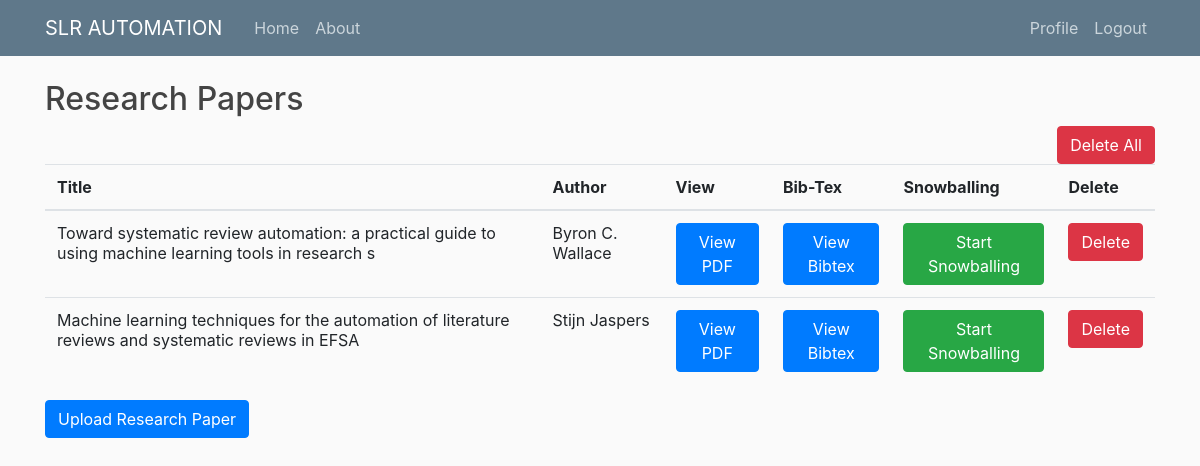
/journals_history/ (signed in), run on the app's committed database.
### users/models.py (models this page shows, shortened)
class Papers(models.Model):
    id = models.AutoField(primary_key=True)
    title = models.CharField(max_length=100)
    author = models.CharField(max_length=100)
    pdf = models.FileField(upload_to='documents/')
    uploaded_at = models.DateTimeField(auto_now_add=True)
    user = models.ForeignKey(User, on_delete=models.CASCADE, null=True)
    start_year = models.CharField(blank=True,max_length=100)
    end_year = models.CharField(max_length=100, blank=True)

### users/views.py (the view)
# urls.py: path('journals_history/', user_views.journal_history, name='journal_history'),
def journal_history(request):
    print("hello world")
    journals = Papers.objects.filter(user=request.user).order_by('-uploaded_at')
    return render(request, 'users/journal_history.html', {'journals': journals})

### users/templates/users/journal_history.html
{% extends "blog/base.html" %}
{% load crispy_forms_tags %}
{% block content %}
    <h2>Research Papers</h2>
        <a href="/journals_delete" class="btn btn-danger pull-right">Delete All</a>
    <table class="table">
        <thead>
            <tr>
                <th>Title</th>
                <th>Author</th>
                <th>View</th>
                <th>Bib-Tex</th>
                <th>Snowballing</th>
                <th>Delete</th>
            </tr>
        </thead>
        <tbody>
                {% for journal in journals %}
                <tr>
                    <td>{{ journal.title}}</td>
                    <td>{{journal.author}}</td>
                    <td>
                        <a href="{{journal.pdf.url}}" class="btn btn-primary btn sm" target="_blank">
                            View PDF
                        </a>
                    </td>
                     <td>
                        <a href="/bib-tex/{{journal.id}}" class="btn btn-primary btn sm" target="_blank">
                            View Bibtex
                        </a>
                    </td>
                    <td>
                        <a href="/snowballing/{{journal.id}}" class="btn btn-success btn sm" target="_blank">
                           Start Snowballing
                        </a>
                    </td>
                     <td>
                        <a href="/journals_delete/{{journal.id}}" class="btn btn-danger btn sm">
                           Delete
                        </a>
                    </td>
                </tr>
                    {% endfor %}
        </tbody>
    </table>
    <p>
        <a href="{% url 'upload_journal' %}" class="btn btn-primary">Upload Research Paper</a>
    </p>
{% endblock %}

### blog/static/blog/main.css (style rules this page uses)
body { background: #fafafa; color: #333333; margin-top: 5rem; }
h1, h2, h3, h4, h5, h6 { color: #444444; }

### blog/static/css/parsifal.css (style rules this page uses)
html, body { height: 100%; }

### data on the page
Papers: title "Toward systematic review automation: a practical guide to using machine learning tools in research s", author "Byron C. Wallace"
Papers: title "Machine learning techniques for the automation of literature reviews and systematic reviews in EFSA", author "Stijn Jaspers"
